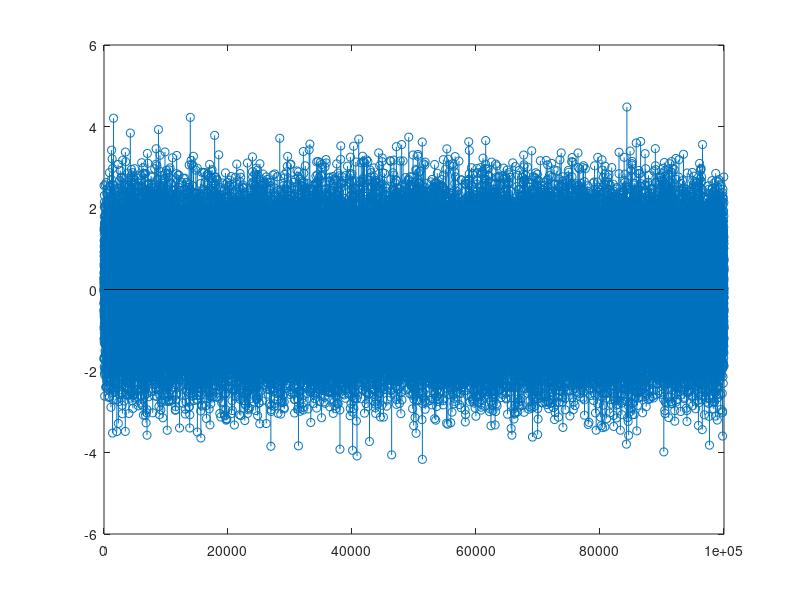
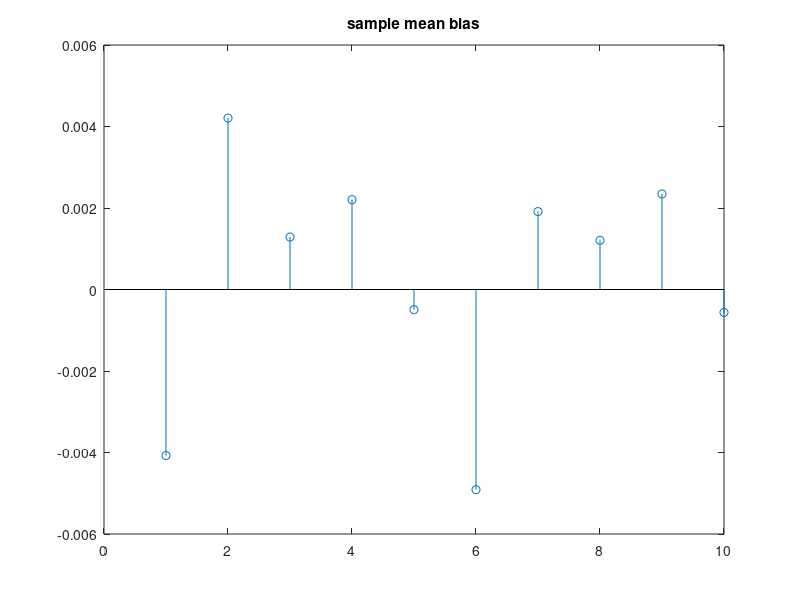
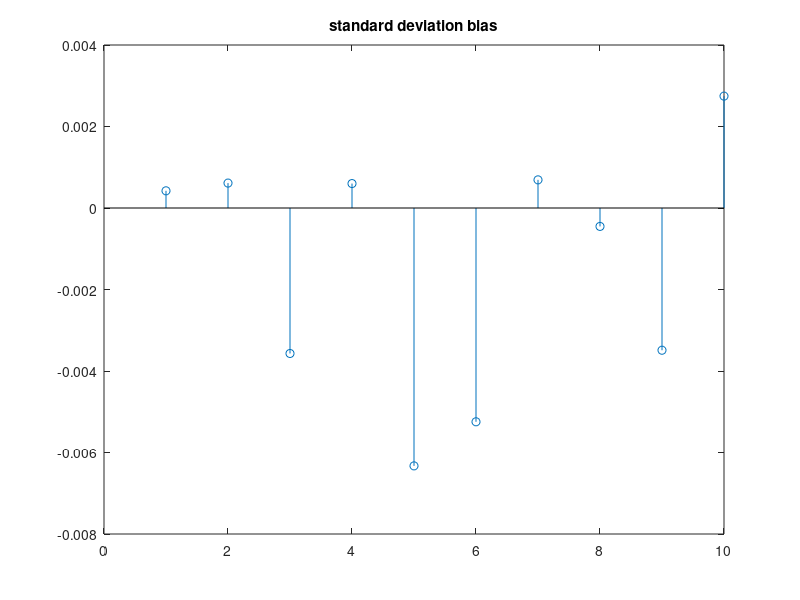
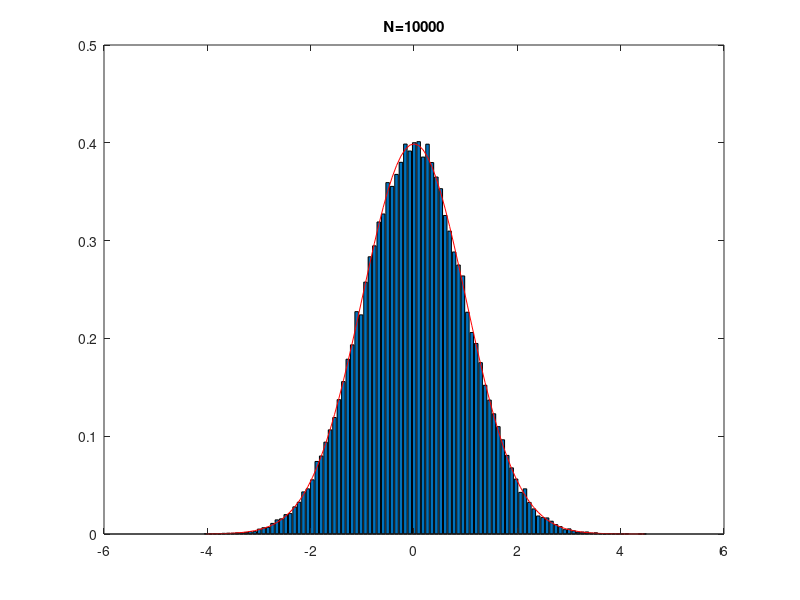

The MATLAB script that drew these images, in order:
close();

N=100000;             %number of samples
numofbins=100;     %number of bins

X=randn(N,10);      %create a matrix of 1000*1
Avgs=mean(X);       %sample mean
std_devs=std(X);    %sample standard deviation

stem(randn(N,1));
figure
stem(Avgs); hold on    %Theoritical mean is 0.5, plot bias of sample mean
title('sample mean bias')

figure
stem(1-std_devs);   %Theoritical std deviation is 1
title('standard deviation bias')

Norm=randn(N,1);
[hfreq,centre]=hist(Norm,numofbins);
g=1/sqrt(2*pi)*exp(-0.5*centre.^2); 

figure
bar(centre,hfreq/trapz(centre,hfreq));hold on
plot(centre,g,'r');hold off
title('N=10000')
%the estimate converge as sample number increases.
%number of bins defines the interval size, only points insided the interval
%is counted for corresponding bar. If histogram is not normalised on number
%of bins, average height has inverse correlation with bin number.